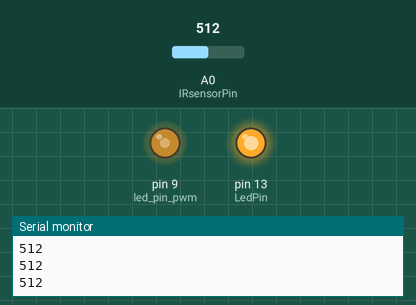
This sketch was run on a simulated Arduino Uno, built with avr-gcc and run on an emulated ATmega328P. Parts: output pins drawn as LEDs (lit = HIGH), the last lines printed to the serial monitor. The test bench sets the inputs (shaded band); at power-on: A0 (IRsensorPin) = 512.

Above: at 0.05 s.
At 1.2 s:
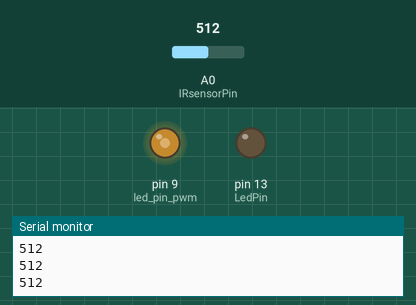
1.3 s: A0 (IRsensorPin) set to 716
At 2.7 s:
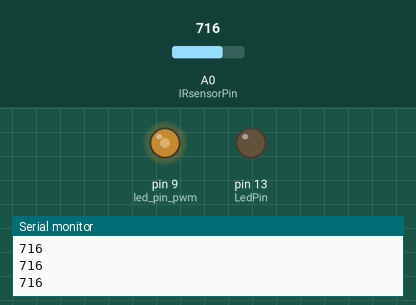
Timing chart, 0 to 4.3 s (numbered marks = the images above; inputs shaded):
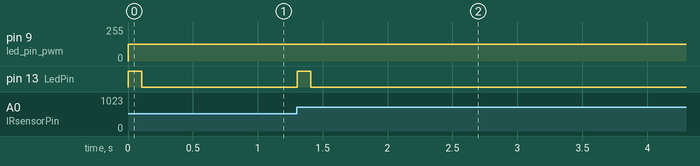

The sketch:

codes.ino
```cpp
#include <PWM.h>

int IRsensorPin = 0;
int LedPin = 13;
int latestLevel = 0;
int latestChange = 0;
int changeThreshold = 5;

int led_pin_pwm= 9;
int frequency = 150;

int duration = 100;
float startPoint = 0;

void setup() {

  Serial.begin(9600);
  pinMode(13,OUTPUT);

  InitTimersSafe();
  SetPinFrequencySafe(led_pin_pwm, frequency);

}

void loop() {

  int IRsensorValue = analogRead(IRsensorPin);
  Serial.println(IRsensorValue);

  latestChange = IRsensorValue - latestLevel;
  latestLevel = IRsensorValue;

  if( latestChange >= changeThreshold){

    digitalWrite( LedPin, HIGH );
    startPoint = millis();
  }
  if( millis() >= startPoint + duration ){

    digitalWrite( LedPin, LOW );
  }

  pwmWrite(led_pin_pwm, 127);
}
```

Measured:
- after the input at 1.3 s, pin 13 (LedPin): LOW → HIGH at once, → LOW 0.10 s later
